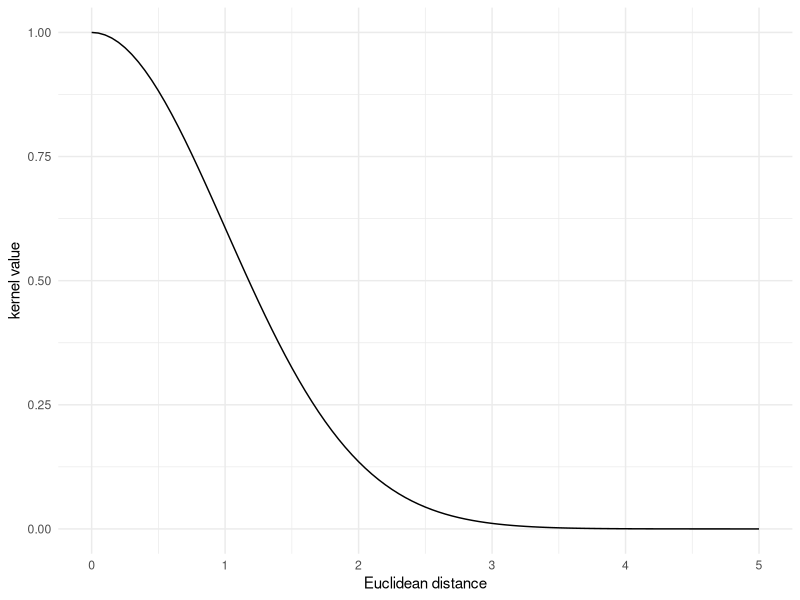
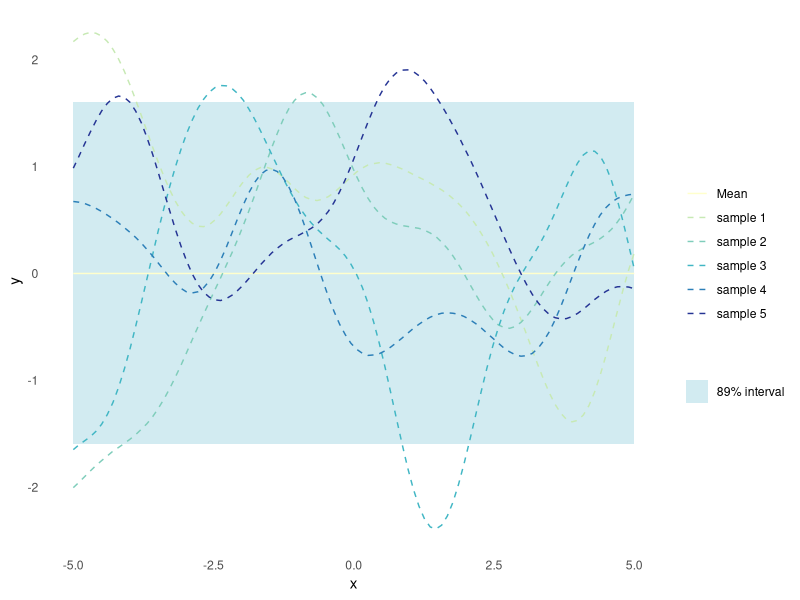
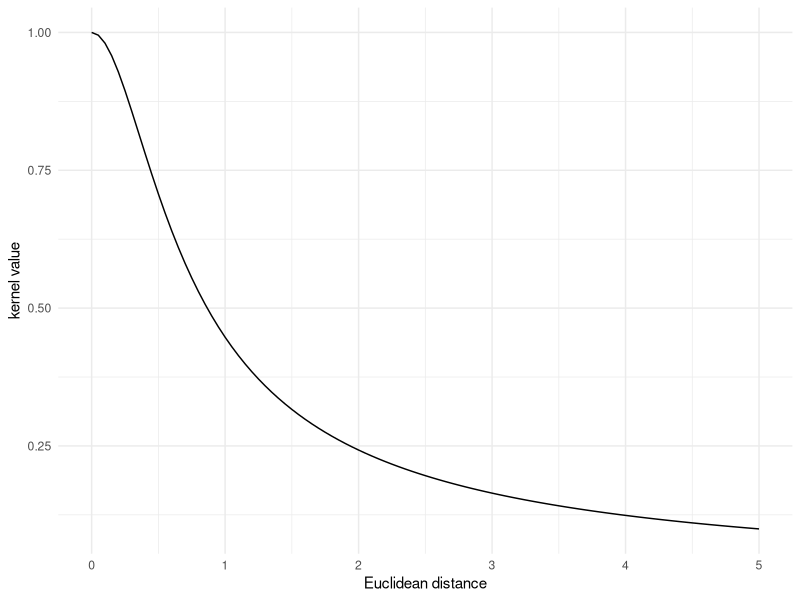
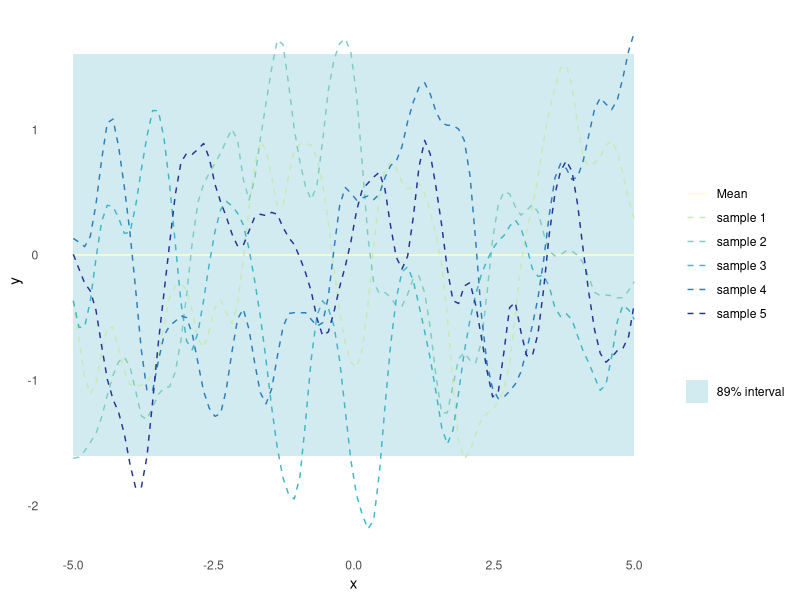
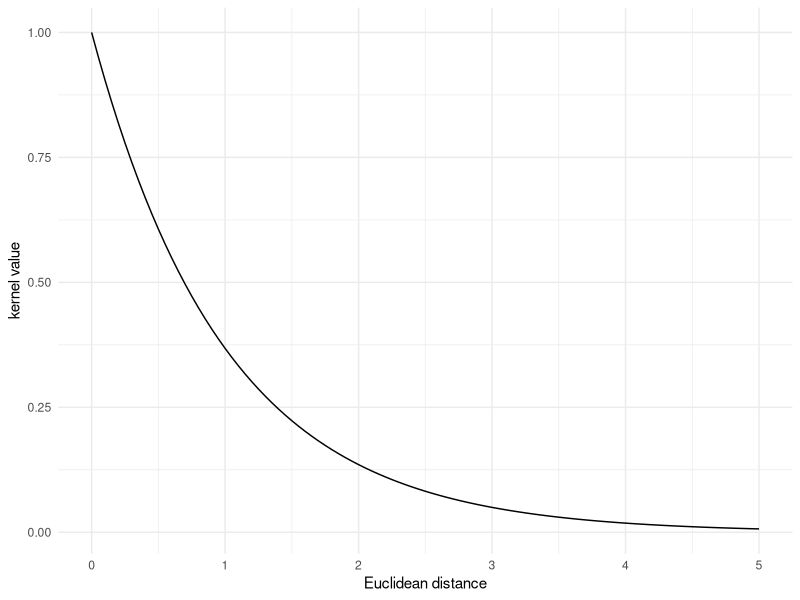
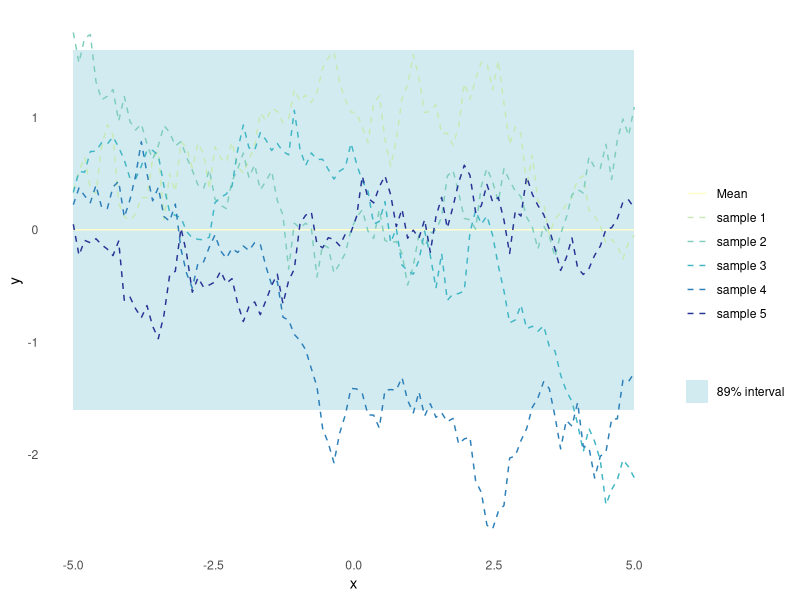
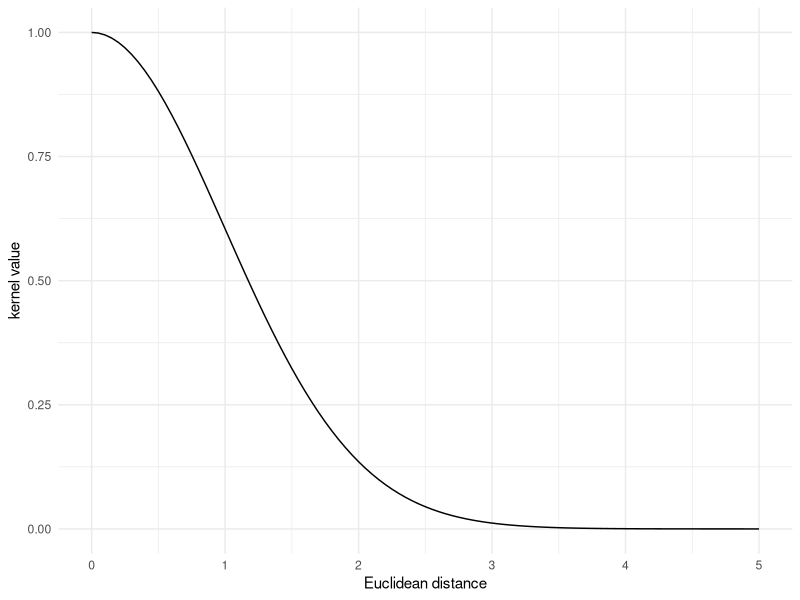
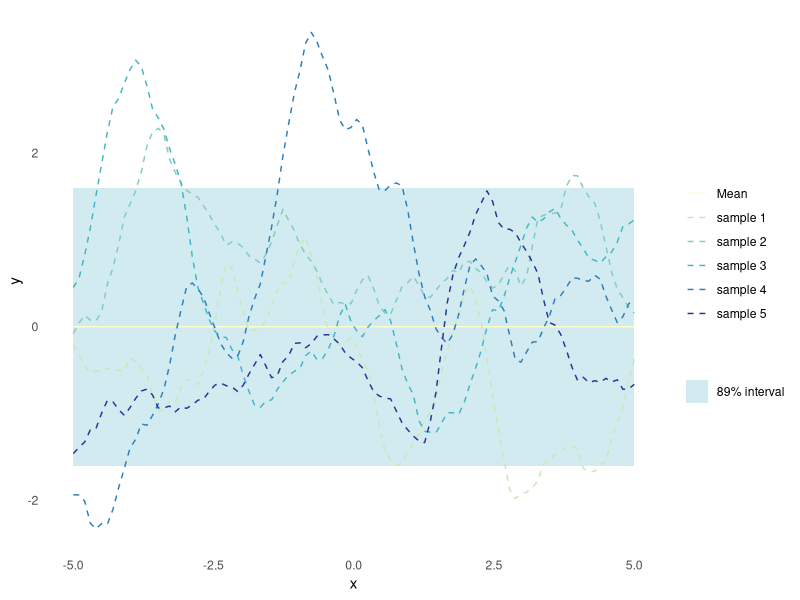

Write the R code that produced these figures, in order.
## ---- chunk 1
library(ggplot2)
library(magrittr)
set.seed(4444)
## ---- chunk 2
#| code-fold: true
#| code-summary: "Show the code"
plot_kernel_value <- function(kernel, ...) {
  tibble::tibble(
    X1 = seq(0, 5, by = 0.05),
    X2 = rep(0, length(X1)),
    kv = purrr::map2_dbl(X1, X2, kernel, ...)
  ) %>%
    ggplot(aes(x = X1, y = kv)) +
    geom_line() +
    labs(x = "Euclidean distance", y = "kernel value") +
    theme_minimal()
}
## ---- chunk 3
#| code-fold: true
#| code-summary: "Show the code"
#' Random Samples from a Multivariate Gaussian
#' 
#' This implementation is similar to MASS::mvrnorm, but uses chlosky
#' decomposition instead. This should be more stable but is less efficient than
#' the MASS implementation, which recycles the eigen decomposition for the
#' sampling part.
#'
#' @param n number of samples to sample
#' @param mu the mean of each input dimension
#' @param sigma the covariance matrix
#' @param epsilon numerical tolerance added to the diagonal of the covariance
#'  matrix. This is necessary for the Cholesky decomposition, in some cases.
#'
#' @return numerical vector of n samples
rmvnorm <- function(n = 1, mu, sigma, epsilon = 1e-6) {
    p <- length(mu)
    if(!all(dim(sigma) == c(p, p))) stop("incompatible dimensions of arguments")
    ev <- eigen(sigma, symmetric = TRUE)$values
    if(!all(ev >= -epsilon*abs(ev[1L]))) {
      stop("The covariance matrix (sigma) is not positive definite")
    }
    cholesky <- chol(sigma + diag(p)*epsilon)
    sample <- rnorm(p*n, 0, 1)
    dim(sample) <- c(n, p)
    sweep(sample %*% cholesky, 2, mu, FUN = `+`)
}

plot_gp <- function(kernel, ...) {
  n_samples <- 5
  X_predict <- matrix(seq(-5, 5, length.out = 100), 100, 1)
  mu <- rep(0, times = length(X_predict))
  sigma <- rlang::exec(kernel, X1 = X_predict, X2 = X_predict, ...)
  samples <- rmvnorm(n = n_samples, mu, sigma)
  p <- tibble::as_tibble(
    t(samples),
    .name_repair = ~ paste("sample", seq(1, n_samples))
  ) %>%
    dplyr::mutate(
    x = X_predict,
    uncertainty = 1.6*sqrt(diag(sigma)),
    mu = mu,
    lower = mu - uncertainty,
    upper = mu + uncertainty
  ) %>%
    ggplot(aes(x = x)) +
    geom_ribbon(
      aes(ymin = lower, ymax = upper, fill = "89% interval"),
      alpha = 0.2
    ) +
    geom_line(aes(y = mu, colour = "Mean")) +
    theme_minimal() +
    labs(
      y = "y",
      x = "x",
      colour = "",
      fill = ""
    ) +
    theme(panel.grid = element_blank())
  Reduce(
    `+`,
    init = p,
    x = lapply(paste("sample", seq(1, n_samples)), function(s) {
      geom_line(aes(y = .data[[s]], colour = s), linetype = 2)
    })
  ) +
    scale_colour_brewer(palette = "YlGnBu") +
    scale_fill_manual(values = list("89% interval" = "#219ebc"))
}
## ---- chunk 4
#' RBF Kernel
#'
#' @param X1 matrix of dimensions (n, d). Vectors are coerced to (1, d).
#' @param X2 matrix of dimensions (m, d). Vectors are coerced to (1, d).
#' @param l length scale
#' @param sigma scale parameter 
#'
#' @return matrix of dimensions (n, m)
rbf_kernel <- function(X1, X2, l = 1.0, sigma = 1.0) {
  if (is.null(dim(X1))) dim(X1) <- c(1, length(X1))
  if (is.null(dim(X2))) dim(X2) <- c(1, length(X2))
  sqdist <- (- 2*(X1 %*% t(X2))) %>%
    add(rowSums(X1**2, dims = 1)) %>%
    sweep(2, rowSums(X2**2, dims = 1), `+`)
  sigma**2 * exp(-0.5 / l**2 * sqdist)
}
## ---- chunk 5
plot_kernel_value(rbf_kernel)
## ---- chunk 6
plot_gp(rbf_kernel)
## ---- chunk 7
rq_kernel <- function(X1, X2, sigma = 1, l = 1, alpha = 1) {
  if (is.null(dim(X1))) dim(X1) <- c(1, length(X1))
  if (is.null(dim(X2))) dim(X2) <- c(1, length(X2))
  sqdist <- (- 2*(X1 %*% t(X2))) %>%
    add(rowSums(X1**2, dims = 1)) %>%
    sweep(2, rowSums(X2**2, dims = 1), `+`)
  sigma^2 * (1 + sqdist / (2 * alpha * l^2))^(-alpha)
}
## ---- chunk 8
plot_kernel_value(rq_kernel, alpha = 0.5, l = 0.5)
## ---- chunk 9
plot_gp(rq_kernel, alpha = 0.5, l = 0.5)
## ---- chunk 10
exponential_kernel <- function(X1, X2, l = 1, sigma = 1) {
  if (is.null(dim(X1))) dim(X1) <- c(1, length(X1))
  if (is.null(dim(X2))) dim(X2) <- c(1, length(X2))
  distance <- (- 2*(X1 %*% t(X2))) %>%
    add(rowSums(X1**2, dims = 1)) %>%
    sweep(2, rowSums(X2**2, dims = 1), `+`) %>%
    sqrt()
  sigma^2 * exp(-distance / l)
}
## ---- chunk 11
plot_kernel_value(exponential_kernel, l = 1)
## ---- chunk 12
plot_gp(exponential_kernel, l = 5)
## ---- chunk 13
matern_kernel <- function(X1, X2, nu = 2.5, l = 1, sigma = 1) {
  if (is.null(dim(X1))) dim(X1) <- c(1, length(X1))
  if (is.null(dim(X2))) dim(X2) <- c(1, length(X2))
  distance <- (- 2*(X1 %*% t(X2))) %>%
    add(rowSums(X1**2, dims = 1)) %>%
    sweep(2, rowSums(X2**2, dims = 1), `+`) %>%
    sqrt()
  term <- sqrt(2 * nu) * distance / l
  K <- sigma * (2^(1 - nu) / gamma(nu)) * (term^nu) * besselK(term, nu)
  K[distance == 0] <- 1
  K
}
## ---- chunk 14
plot_kernel_value(matern_kernel, nu = 100)
## ---- chunk 15
plot_gp(matern_kernel, nu = 1.5)
## ---- chunk 16
periodic_kernel <- function(X1, X2, l = 1, omega = 1, sigma = 1) {
  if (is.null(dim(X1))) dim(X1) <- c(1, length(X1))
  if (is.null(dim(X2))) dim(X2) <- c(1, length(X2))
  distance <- (- 2*(X1 %*% t(X2))) %>%
    add(rowSums(X1**2, dims = 1)) %>%
    sweep(2, rowSums(X2**2, dims = 1), `+`) %>%
    sqrt()
  sigma * exp(-2 * sin(pi * distance / omega)^2 / l^2)
}
## ---- chunk 17
plot_kernel_value(periodic_kernel, l = 0.5, omega = 1.5)
## ---- chunk 18
plot_gp(periodic_kernel, l = 1, omega = 2)
## ---- chunk 19
locally_periodic_kernel <- function(X1,
                                    X2,
                                    l_period = 1,
                                    l_var = 1,
                                    omega = 1,
                                    sigma = 1) {
  periodic_kernel(X1, X2, l = l_period, omega = omega, sigma = sigma) *
    rbf_kernel(X1, X2, l = l_period, sigma = 1)
}
## ---- chunk 20
plot_kernel_value(locally_periodic_kernel, omega = 0.5)
## ---- chunk 21
plot_gp(locally_periodic_kernel, omega = 0.5)
## ---- chunk 22
linear_kernel <- function(X1, X2, sigma = 0) {
  if (is.null(dim(X1))) dim(X1) <- c(1, length(X1))
  if (is.null(dim(X2))) dim(X2) <- c(1, length(X2))
  sigma^2 + X1 %*% t(X2)
}
## ---- chunk 23
plot_gp(linear_kernel)
## ---- chunk 24
polynomial_kernel <- function(X1, X2, sigma = 0, nu = 2) {
  if (is.null(dim(X1))) dim(X1) <- c(1, length(X1))
  if (is.null(dim(X2))) dim(X2) <- c(1, length(X2))
  (sigma + X1 %*% t(X2))^nu
}
## ---- chunk 25
plot_gp(polynomial_kernel, sigma = 1, nu = 2)
## ---- chunk 26
constant_kernel <- function(X1, X2, c = 1) {
  if (is.null(dim(X1))) dim(X1) <- c(1, length(X1))
  if (is.null(dim(X2))) dim(X2) <- c(1, length(X2))
  matrix(c, dim(X1)[[1]], dim(X2)[[1]])
}
## ---- chunk 27
plot_kernel_value(constant_kernel)
## ---- chunk 28
plot_gp(constant_kernel)
## ---- chunk 29
white_noise_kernel <- function(X1, X2, sigma = 1) {
  if (is.null(dim(X1))) dim(X1) <- c(1, length(X1))
  if (is.null(dim(X2))) dim(X2) <- c(1, length(X2))
  k <- matrix(0, dim(X1)[[1]], dim(X2)[[1]])
  diag(k) <- 1
  k * sigma^2
}
## ---- chunk 30
plot_gp(white_noise_kernel)
## ---- chunk 31
#' Anisotropic RBF Kernel
#'
#' @param X1 matrix of dimensions (n, d). Vectors are coerced to (1, d).
#' @param X2 matrix of dimensions (m, d). Vectors are coerced to (1, d).
#' @param l length scale. 
#' A vector of size 1 yields the isotropic kernel.
#' A vector of size d yields the anisotropic kernel with individual length
#' scales for each dimension.
#' A matrix of size (d, d) allows for fine-grained control of length scaling.
#' @param sigma scale parameter 
#'
#' @return matrix of dimensions (n, m)
anisotropic_rbf_kernel <- function(X1, X2, l = 1.0, sigma = 1.0) {
  if (is.null(dim(X1))) dim(X1) <- c(1, length(X1))
  if (is.null(dim(X2))) dim(X2) <- c(1, length(X2))
  d <- dim(X1)[[2]]
  if (is.null(dim(l)) && length(l) == 1) M <- diag(d) * l^(-2)
  if (is.null(dim(l)) && length(l) == d) M <- diag(l^(-2))
  if (length(dim(l)) == 2 && dim(l)[[1]] == d && dim(l)[[2]] == d) M <- l
  if (is.null(M)) stop("Dimensions of length scale are not compatible.")
  lX1 <- X1 %*% M
  lX2 <- X2 %*% M
  sqdist <- (- 2*(lX1 %*% t(lX2))) %>%
    add(rowSums(lX1**2, dims = 1)) %>%
    sweep(2, rowSums(lX2**2, dims = 1), `+`)
  sigma**2 * exp(-0.5 * sqdist)
}
## ---- chunk 32
# A scalar l actually yields the isotropic RBF kernel
plot_kernel_value(anisotropic_rbf_kernel, l = 1.0)
## ---- chunk 33
X1 <- as.matrix(expand.grid(d1 = seq(-5, 5, 0.1), d2 = seq(-5, 5, 0.1)))
X2 <- matrix(0, 1, dim(X1)[[2]])
K <- anisotropic_rbf_kernel(X1, X2, l = c(2.5, 1))
tibble::as_tibble(X1) %>% 
  dplyr::mutate(k = K) %>%
  ggplot() +
  geom_contour_filled(aes(x = d1, y = d2, z = k), alpha = 0.8) +
  labs(
    x = "Distance in 1st dimension",
    y = "Distance in 2nd dimension",
    fill = "Kernel value"
  ) +
  theme_minimal()
## ---- chunk 34
K <- anisotropic_rbf_kernel(X1, X2, l = matrix(c(1, 1, 1, 2), 2, 2))
tibble::as_tibble(X1) %>% 
  dplyr::mutate(k = K) %>%
  ggplot() +
  geom_contour_filled(aes(x = d1, y = d2, z = k), alpha = 0.8) +
  labs(
    x = "Distance in 1st dimension",
    y = "Distance in 2nd dimension",
    fill = "Kernel value"
  ) +
  theme_minimal()
